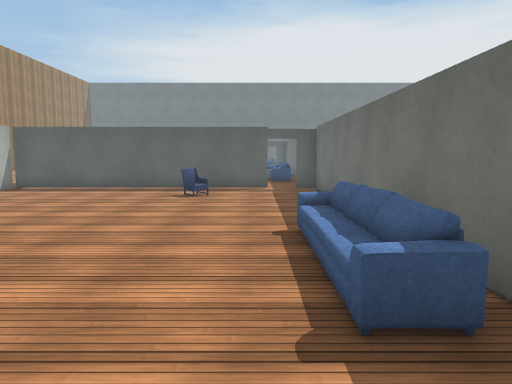
view 1 (above)

24 first-person views from a walk through a 3-D level made in the Unity game engine. The camera is 1.4 m above the floor, tilts 6° down and sees 70° across. The floor is counted in squares, 1 m on a side. Each view is taken from the middle of a square. On the plan, view 1 faces up. The plan holds only what a view shows up to about 16 squares ahead; the rest is blank. The place goes on beyond the plan. Some animated figures are not drawn. Surface patterns are stand-ins for the level's own textures.

view 2
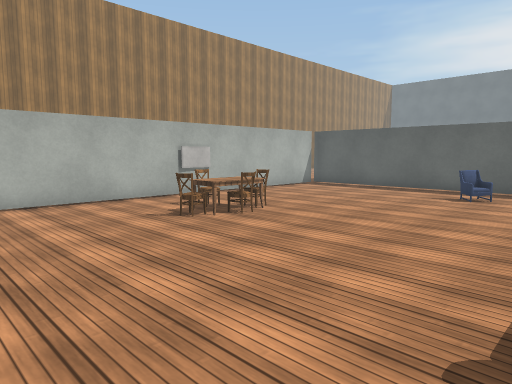

view 3
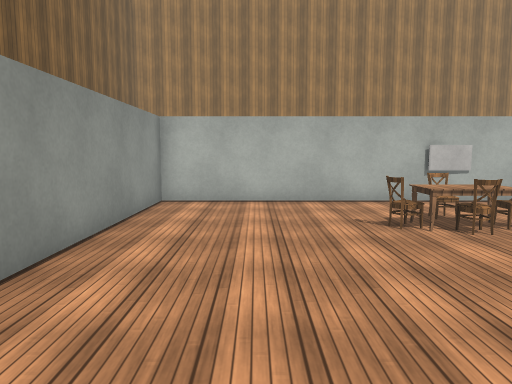

view 4
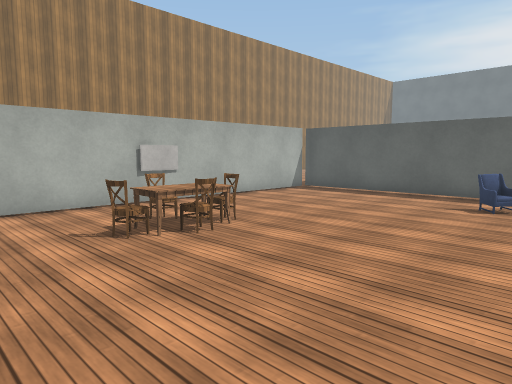

view 5
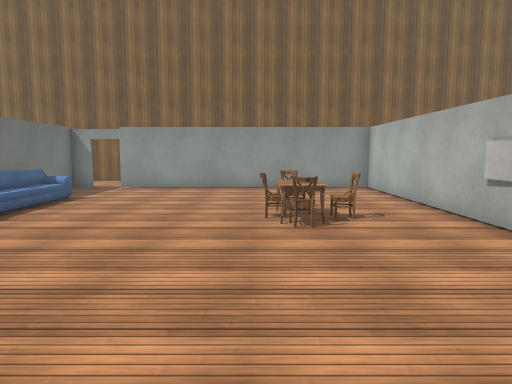

view 6
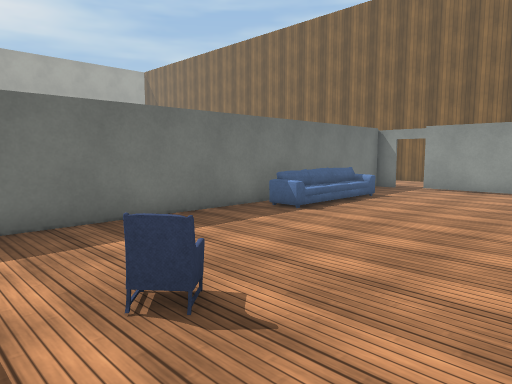

view 7
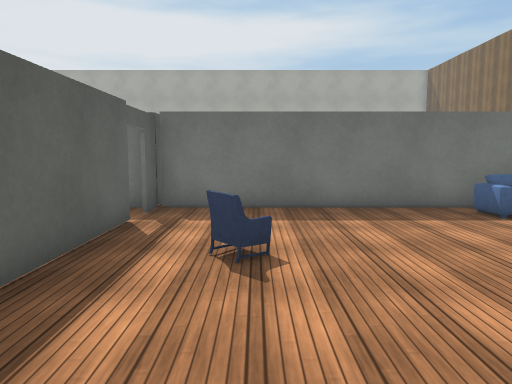

view 8
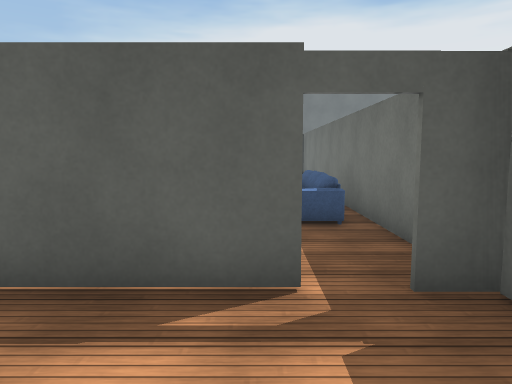

view 9
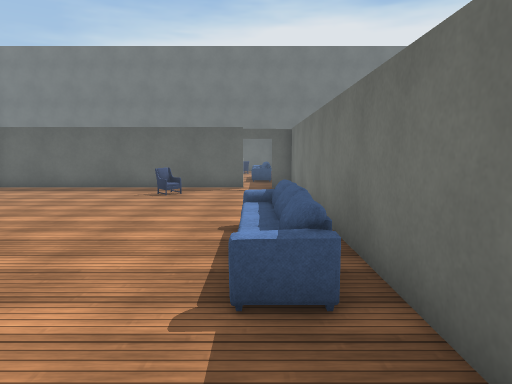

view 10
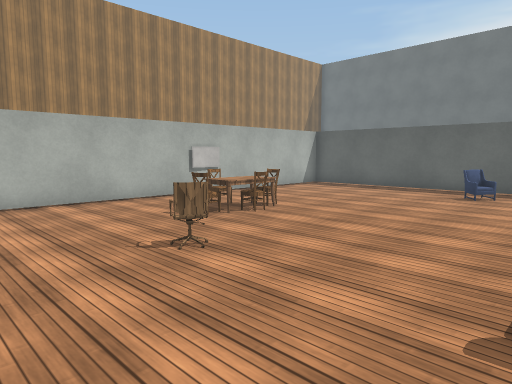

view 11
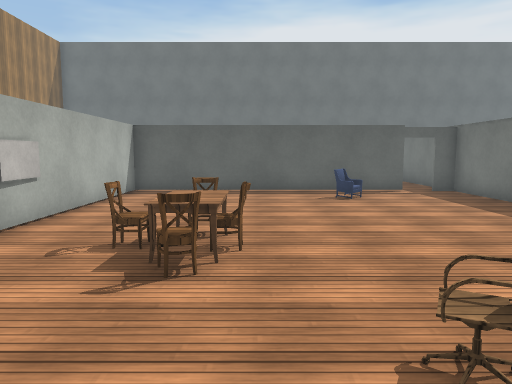

view 12
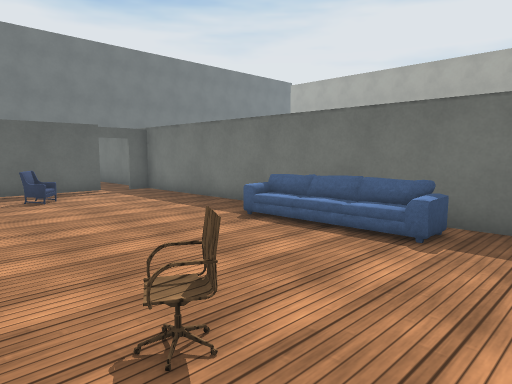

view 13
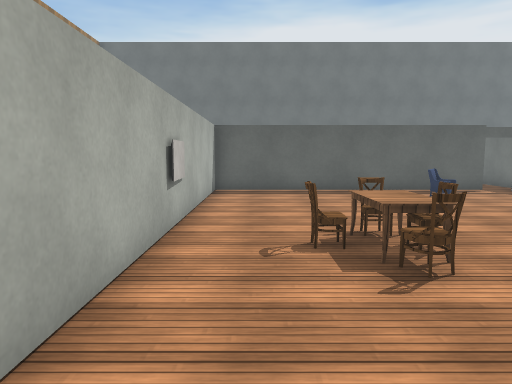

view 14
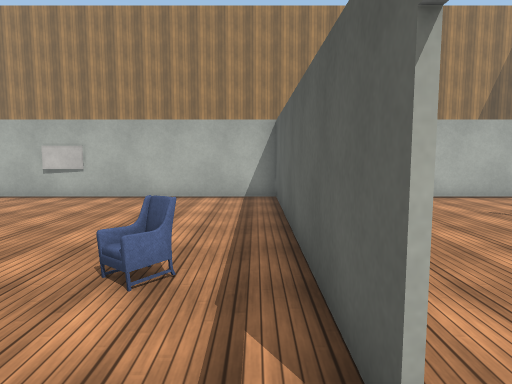

view 15
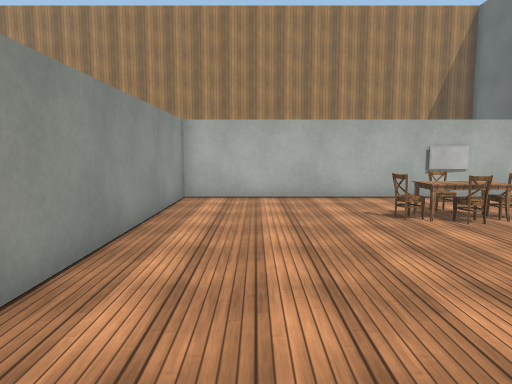

view 16
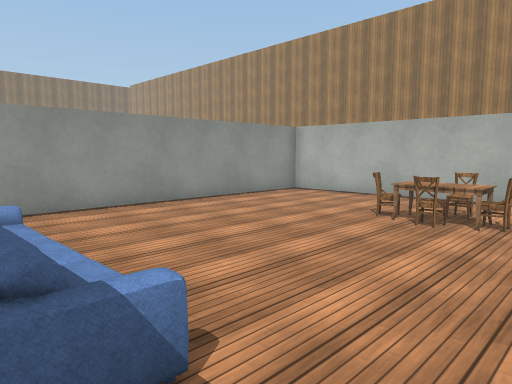

view 17
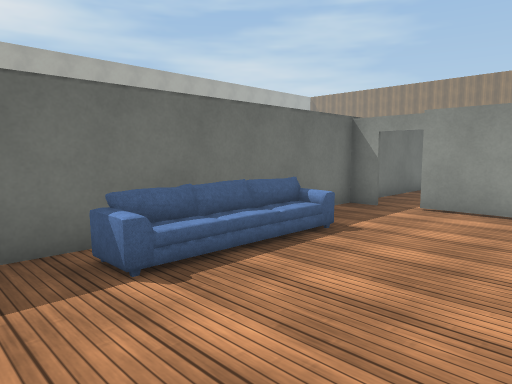

view 18
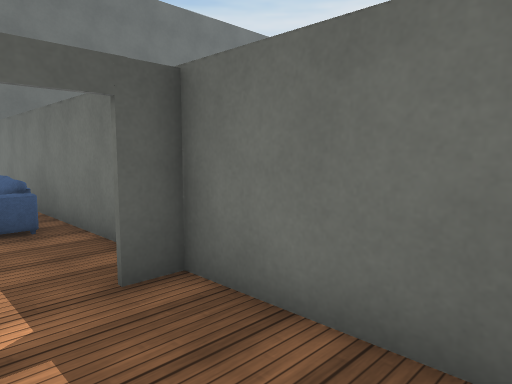

view 19
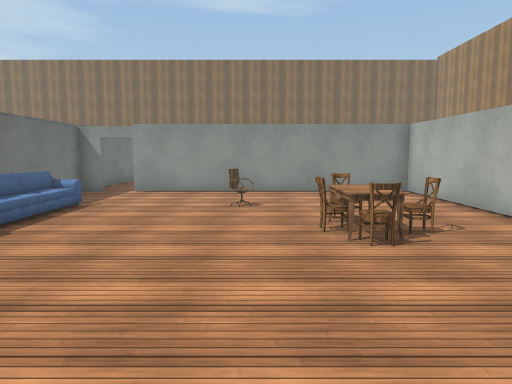

view 20
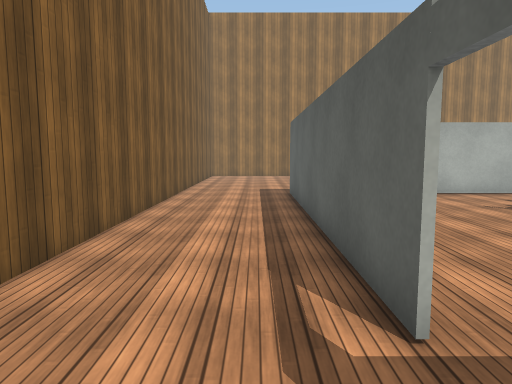

view 21
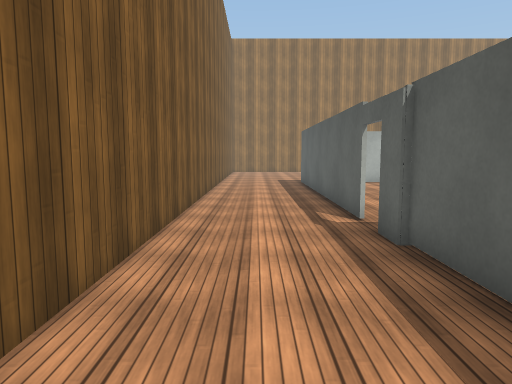

view 22
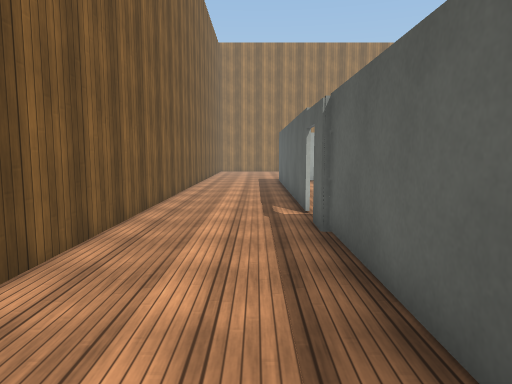

view 23
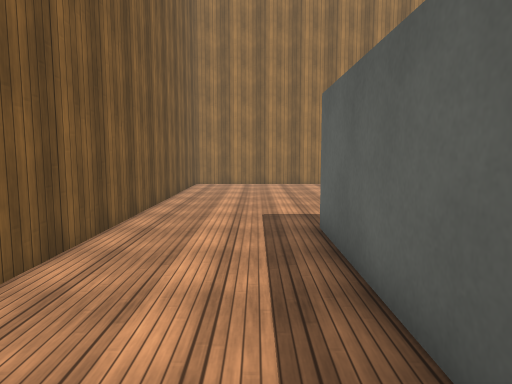

view 24
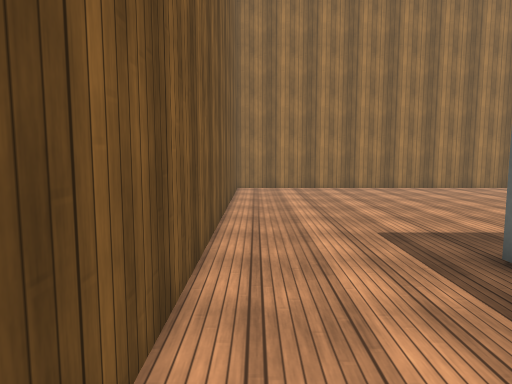

### Floor plan
Ten units are one square. View 1 is at (0, 0); x grows to the right and y downward. Boxes are objects, and circles mark ways between rooms. Rooms are numbered by the first view taken in them; rooms with no view inside come last. Other rooms are left out.
<svg viewBox="-204 -400 281 452">
<path fill="none" stroke="#000" d="M5 -146 -95 -146 -95 7 5 7M24 7 24 -155M5 -296 -96 -296M-95 -301 -95 -147 5 -147M25 -296 16 -296M24 -155 24 -295M15 -147 25 -147M-95 -395 -95 -301M-95 -297 5 -297M16 -297 25 -297M24 -295 24 -395M-199 -64 -199 47 56 47M5 8 -96 8M72 8 15 8"/>
<rect x="-95" y="-75" width="10" height="10" fill="#bbb"><title>TV</title></rect>
<rect x="-75" y="-65" width="10" height="10" fill="#bbb"><title>chair</title></rect>
<rect x="-65" y="-55" width="10" height="10" fill="#bbb"><title>chair</title></rect>
<rect x="-65" y="-65" width="10" height="10" fill="#bbb"><title>table</title></rect>
<rect x="-65" y="-75" width="10" height="10" fill="#bbb"><title>chair</title></rect>
<rect x="-55" y="-65" width="10" height="10" fill="#bbb"><title>chair</title></rect>
<rect x="-25" y="-125" width="10" height="10" fill="#bbb"><title>armchair</title></rect>
<rect x="5" y="-35" width="10" height="10" fill="#bbb"><title>sofa</title></rect>
<rect x="-95" y="-235" width="10" height="10" fill="#bbb"><title>TV</title></rect>
<rect x="-75" y="-225" width="10" height="20" fill="#bbb"><title>chair</title></rect>
<rect x="-65" y="-205" width="10" height="10" fill="#bbb"><title>chair</title></rect>
<rect x="-65" y="-225" width="10" height="20" fill="#bbb"><title>table</title></rect>
<rect x="-65" y="-235" width="10" height="10" fill="#bbb"><title>chair</title></rect>
<rect x="-55" y="-215" width="10" height="10" fill="#bbb"><title>chair</title></rect>
<rect x="-35" y="-185" width="10" height="10" fill="#bbb"><title>chair</title></rect>
<rect x="-25" y="-285" width="10" height="10" fill="#bbb"><title>armchair</title></rect>
<rect x="5" y="-185" width="20" height="10" fill="#bbb"><title>sofa</title></rect>
<rect x="5" y="-225" width="20" height="10" fill="#bbb"><title>sofa</title></rect>
<rect x="-95" y="-385" width="10" height="10" fill="#bbb"><title>TV</title></rect>
<rect x="-75" y="-375" width="10" height="20" fill="#bbb"><title>chair</title></rect>
<rect x="-65" y="-355" width="10" height="10" fill="#bbb"><title>chair</title></rect>
<rect x="-65" y="-375" width="20" height="20" fill="#bbb"><title>table</title></rect>
<rect x="-65" y="-385" width="10" height="10" fill="#bbb"><title>chair</title></rect>
<rect x="-55" y="-365" width="10" height="10" fill="#bbb"><title>chair</title></rect>
<rect x="5" y="-335" width="20" height="10" fill="#bbb"><title>sofa</title></rect>
<rect x="5" y="-375" width="10" height="10" fill="#bbb"><title>sofa</title></rect>
<circle cx="10" cy="-150" r="3" fill="#2a7"/>
<circle cx="-100" cy="-140" r="3" fill="#2a7"/>
<circle cx="10" cy="10" r="3" fill="#2a7"/>
<circle cx="10" cy="-300" r="3" fill="#2a7"/>
<text x="-40" y="-70">1</text>
<text x="-40" y="-230">2</text>
<text x="-40" y="-350">3</text>
<text x="-130" y="-150">4</text>
</svg>
Room 1 opens to room 2. Room 1 opens to room 4. Room 2 opens to room 3.

Where each view was taken, in squares from view 1:
view 1: 0 up, 0 right, facing up
view 2: 0 up, 1 right, facing up-left
view 3: 2 up, 1 right, facing left
view 4: 2 up, 0 right, facing up-left
view 5: 14 up, 5 left, facing down
view 6: 14 up, 5 left, facing down-right
view 7: 12 up, 7 left, facing right
view 8: 11 up, 0 right, facing up
view 9: 15 up, 1 right, facing up
view 10: 15 up, 1 right, facing up-left
view 11: 16 up, 5 left, facing up
view 12: 16 up, 5 left, facing up-right
view 13: 16 up, 8 left, facing up
view 14: 29 up, 2 right, facing left
view 15: 32 up, 2 right, facing left
view 16: 39 up, 2 right, facing down-left
view 17: 39 up, 3 left, facing down-right
view 18: 26 up, 0 right, facing up-right
view 19: 28 up, 4 left, facing down
view 20: 2 down, 3 right, facing left
view 21: 3 down, 8 right, facing left
view 22: 2 down, 9 right, facing left
view 23: 2 down, 3 left, facing left
view 24: 4 down, 5 left, facing left
